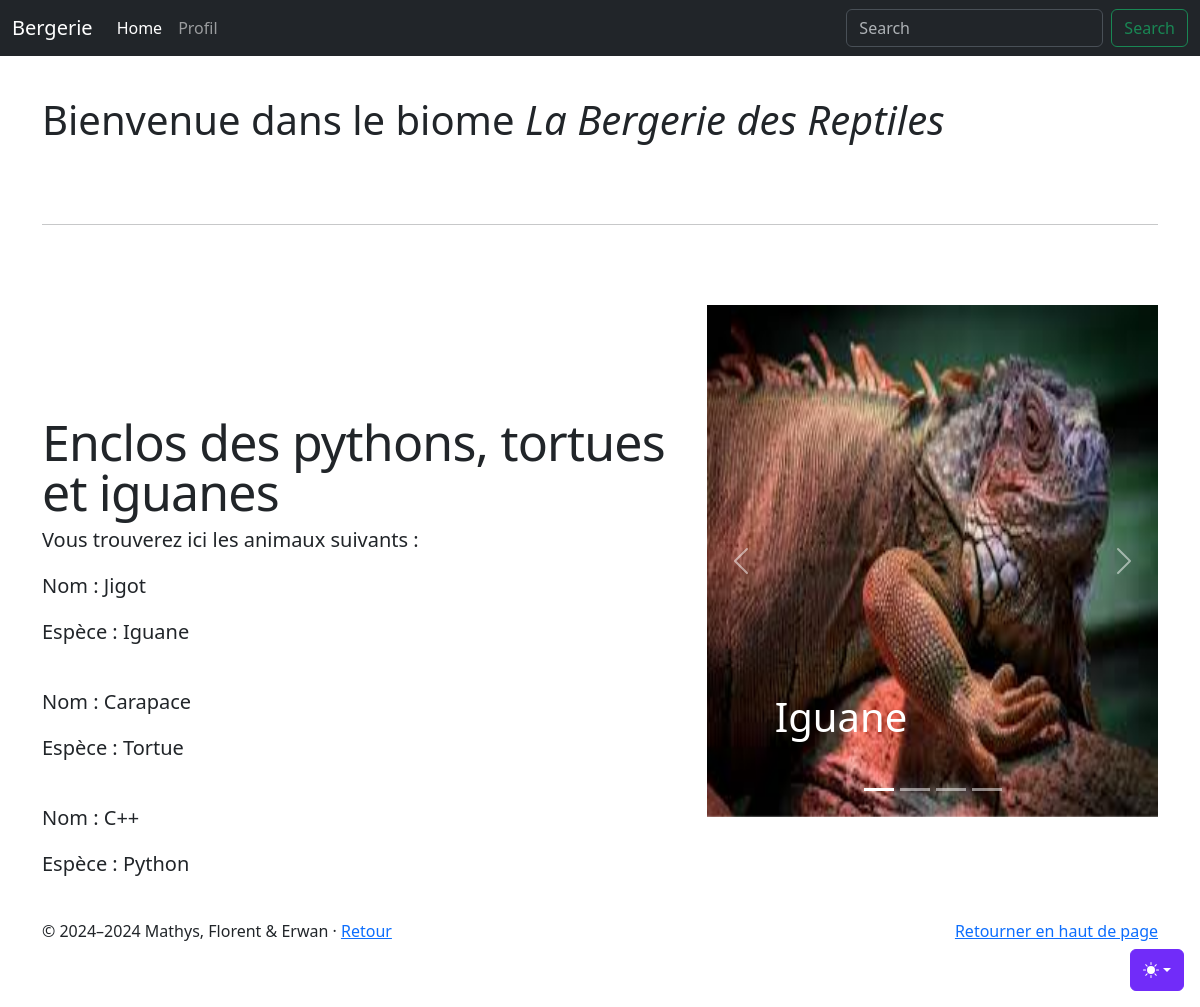
Page /zoo/carousel/Bergerie.php on the committed database.
### tables this page shows
CREATE TABLE IF NOT EXISTS `enclosures` (
  `enclosure_id` int NOT NULL AUTO_INCREMENT,
  `name` varchar(60) NOT NULL,
  `description` text,
  `status` enum('open','closed') NOT NULL DEFAULT 'open',
  `biome_id` int DEFAULT NULL,
  PRIMARY KEY (`enclosure_id`),
  KEY `biome_id` (`biome_id`)
);

CREATE TABLE IF NOT EXISTS `animals` (
  `animal_id` int NOT NULL AUTO_INCREMENT,
  `name` varchar(50) NOT NULL,
  `species` varchar(50) NOT NULL,
  `age` int NOT NULL,
  `enclosure_id` int DEFAULT NULL,
  `image` varchar(50) DEFAULT NULL,
  PRIMARY KEY (`animal_id`),
  KEY `enclosure_id` (`enclosure_id`)
);

### zoo/carousel/Bergerie.php (the view, shortened to what this page needs)
<?php
$host = 'localhost';
$dbname = 'projet_web_2425';
$user = 'root';
$pass = '';
try {
  $pdo = new PDO("mysql:host=$host;dbname=$dbname;charset=utf8", $user, $pass);
  $pdo->setAttribute(PDO::ATTR_ERRMODE, PDO::ERRMODE_EXCEPTION);
} catch (PDOException $e) {
  die("Erreur de connexion à la base de données : " . $e->getMessage());
}
?>
<!doctype html>
<html lang="en" data-bs-theme="auto">
  <head><script src="../assets/js/color-modes.js"></script>
    <link rel="stylesheet" href="https://cdn.jsdelivr.net/npm/@docsearch/css@3">
<link href="../assets/dist/css/bootstrap.min.css" rel="stylesheet">
    <link href="carousel.css" rel="stylesheet">
  </head>
  <body>
    <div class="dropdown position-fixed bottom-0 end-0 mb-3 me-3 bd-mode-toggle">
      <button class="btn btn-bd-primary py-2 dropdown-toggle d-flex align-items-center"
              id="bd-theme"
              type="button"
              aria-expanded="false"
              data-bs-toggle="dropdown"
              aria-label="Toggle theme (auto)">
        <svg class="bi my-1 theme-icon-active" width="1em" height="1em"><use href="#circle-half"></use></svg>
      </button>
    </div>
<header data-bs-theme="dark">
  <nav class="navbar navbar-expand-md navbar-dark fixed-top bg-dark">
    <div class="container-fluid">
      <a class="navbar-brand">Bergerie</a>
      <div class="collapse navbar-collapse" id="navbarCollapse">
        <ul class="navbar-nav me-auto mb-2 mb-md-0">
          <li class="nav-item">
            <a class="nav-link active" aria-current="page" href="../../Projet.html">Home</a>
          </li>
          <li class="nav-item">
            <a class="nav-link" href="../../profil.php">Profil</a>
          </li>
        </ul>
        <form class="d-flex" role="search">
          <input class="form-control me-2" type="search" placeholder="Search" aria-label="Search">
          <button class="btn btn-outline-success" type="submit">Search</button>
        </form>
      </div>
    </div>
  </nav>
</header>
<main>
<br /><br />
  <div class="container marketing">
    <h1>Bienvenue dans le biome <i>La Bergerie des Reptiles</i></h1>
    <hr class="featurette-divider">
    <div class="row featurette">
      <div class="col-md-7">
      <?php
        $stmt = $pdo->prepare("SELECT * FROM enclosures WHERE enclosure_id = 50");
        $stmt->execute();
        $enclosure = $stmt->fetch(PDO::FETCH_ASSOC);
      ?>
      <?php
        $stmt = $pdo->prepare("SELECT * FROM animals WHERE enclosure_id = 50");
        $stmt->execute();
        $animals = $stmt->fetchAll(PDO::FETCH_ASSOC);
      ?>
        <h2 class="featurette-heading fw-normal lh-1"><?php echo "{$enclosure['name']}";?></h2>
      <?php
              if ($animals) {
                  echo '<p class="lead">Vous trouverez ici les animaux suivants :</p>';
                  foreach ($animals as $index => $row) {
                    foreach ($row as $key => $value) {
                      if ($key === 'species') {
                        echo '<p class="lead">Espèce : ' . htmlspecialchars($value) . '</p>';
                      }
                      if ($key === 'name') {
                        echo '<p class="lead">Nom : ' . htmlspecialchars($value) . '</p>';
                      }
                    }
                    echo '<br />';
                  }
              } else {
                  echo "Aucun animal dans l'enclos.";
              }
      ?>
      </div>
      <div class="col-md-5">
        <div id="myCarousel" class="carousel slide mb-6" data-bs-ride="carousel">
        <div class="carousel-indicators">
          <button type="button" data-bs-target="#myCarousel" data-bs-slide-to="0" class="active" aria-current="true" aria-label="Slide 1"></button>
          <button type="button" data-bs-target="#myCarousel" data-bs-slide-to="1" aria-label="Slide 2"></button>
          <button type="button" data-bs-target="#myCarousel" data-bs-slide-to="2" aria-label="Slide 3"></button>
          <button type="button" data-bs-target="#myCarousel" data-bs-slide-to="3" aria-label="Slide 4"></button>
        </div>
        <div class="carousel-inner">
      <?php
        if ($animals) {
          $isFirst = true;
          foreach ($animals as $animal) {
              $activeClass = $isFirst ? ' active' : '';
              $isFirst = false;
              echo '
              <div class="carousel-item' . $activeClass . '">
                  <img src="' . htmlspecialchars($animal['image']) . '" width="100%" height="100%">
                  <div class="container">
                      <div class="carousel-caption text-start">
                          <h1>' . htmlspecialchars($animal['species']) . '</h1>
                      </div>
                  </div>
              </div>';
          }
        } else {
          echo '<p>Aucune image disponible pour cet enclos.</p>';
        }
      ?>
          </div>
          <button class="carousel-control-prev" type="button" data-bs-target="#myCarousel" data-bs-slide="prev">
            <span class="carousel-control-prev-icon" aria-hidden="true"></span>
          </button>
          <button class="carousel-control-next" type="button" data-bs-target="#myCarousel" data-bs-slide="next">
            <span class="carousel-control-next-icon" aria-hidden="true"></span>
          </button>
        </div>
      </div>
    </div>
  </div>
  <footer class="container">
    <p class="float-end">
      <a href="#">Retourner en haut de page</a>
    </p>
    <p>&copy; 2024–2024 Mathys, Florent & Erwan &middot; <a href="index.html">Retour</a></p>
  </footer>
</main>
    </body>
</html>

### zoo/carousel/carousel.css (style rules this page uses)
body { padding-top: 3rem; padding-bottom: 3rem; color: rgb(var(--bs-tertiary-color-rgb)); }
.carousel { margin-bottom: 4rem; }
.carousel-caption { bottom: 3rem; z-index: 10; }
.carousel-item { height: 32rem; }
.featurette-divider { margin: 5rem 0; }
.featurette-heading { letter-spacing: -.05rem; }
@media (min-width: 40em) { .featurette-heading { font-size: 50px; } }
@media (min-width: 62em) { .featurette-heading { margin-top: 7rem; } }

### zoo/carousel/Bergerie.php (style rules this page uses)
.bi { vertical-align: -.125em; fill: currentColor; }
.btn-bd-primary { --bd-violet-bg: #712cf9; --bd-violet-rgb: 112.520718, 44.062154, 249.437846; --bs-btn-font-weight: 600; --bs-btn-color: var(--bs-white); --bs-btn-bg: var(--bd-violet-bg); --bs-btn-border-color: var(--bd-violet-bg); --bs-btn-hover-color: var(--bs-white); --bs-btn-hover-bg: #6528e0; --bs-btn-hover-border-color: #6528e0; --bs-btn-focus-shadow-rgb: var(--bd-violet-rgb); --bs-btn-active-color: var(--bs-btn-hover-color); --bs-btn-active-bg: #5a23c8; --bs-btn-active-border-color: #5a23c8; }
.bd-mode-toggle { z-index: 1500; }

### rows in the picture
enclosures: name "Enclos des pythons, tortues et iguanes"
animals: name "Jigot", species "Iguane", image (picture)
animals: name "Carapace", species "Tortue"
animals: name "C++", species "Python"
